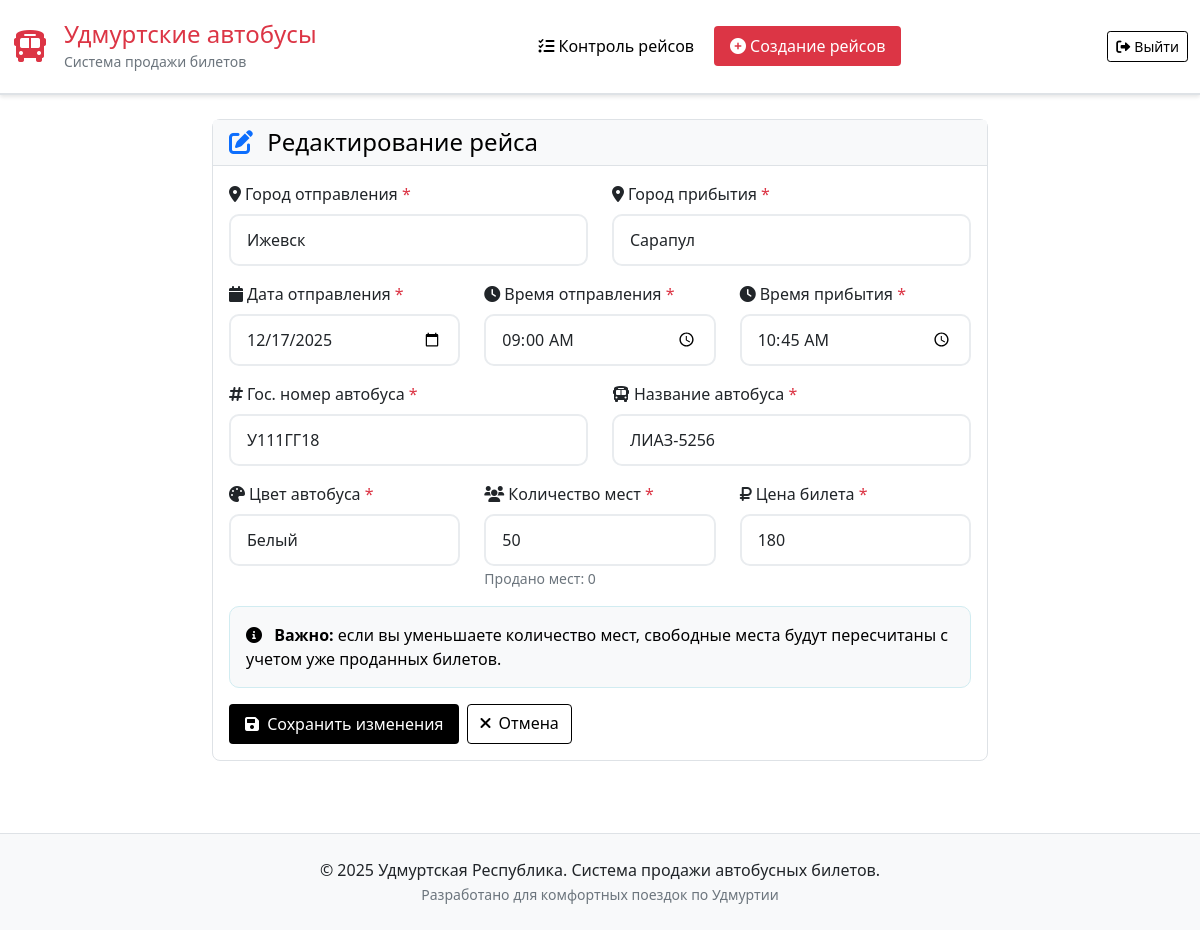
Screenshot of /dispatcher/trip/4/edit (signed in) with the database file from the repository.
### models.py (models this page shows)
class Trip(Base):
    __tablename__ = "trips"
    id = Column(Integer, primary_key=True, index=True)
    departure_city = Column(String, nullable=False)
    arrival_city = Column(String, nullable=False)
    departure_date = Column(Date, nullable=False)
    departure_time = Column(String, nullable=False)  # Format: HH:MM
    arrival_time = Column(String, nullable=False)    # Format: HH:MM
    bus_number = Column(String, nullable=False)      # Гос. номер автобуса
    bus_name = Column(String, nullable=False)        # Название автобуса
    bus_color = Column(String, nullable=False)       # Цвет автобуса
    total_seats = Column(Integer, nullable=False)
    available_seats = Column(Integer, nullable=False)
    price = Column(Float, default=0.0)
    is_active = Column(Integer, default=1)  # 1 = active, 0 = inactive
    created_at = Column(DateTime(timezone=True), server_default=func.now())
    updated_at = Column(DateTime(timezone=True), server_default=func.now(), onupdate=func.now())
    tickets = relationship("Ticket", back_populates="trip")

### main.py (the view)
@app.get("/dispatcher/trip/{trip_id}/edit", response_class=HTMLResponse)
async def edit_trip_page(
    request: Request,
    trip_id: int,
    db: Session = Depends(get_db),
    current_dispatcher: Dispatcher = Depends(get_current_dispatcher)
):
    trip = db.query(Trip).filter(Trip.id == trip_id).first()
    if not trip:
        raise HTTPException(status_code=404, detail="Trip not found")
    today = date.today()
    return templates.TemplateResponse("dispatcher_edit_trip.html", {
        "request": request,
        "trip": trip,
        "today": today
    })

### templates/dispatcher_edit_trip.html (shortened to what this page needs)
{% extends "base_udmurt.html" %}
{% block nav_items %}
    <li class="nav-item">
        <a class="nav-link" href="/dispatcher/trips">
            <i class="fas fa-list-check me-1"></i>Контроль рейсов
        </a>
    </li>
    <li class="nav-item">
        <a class="nav-link active" href="/dispatcher/create-trip">
            <i class="fas fa-plus-circle me-1"></i>Создание рейсов
        </a>
    </li>
{% endblock %}
{% block header_buttons %}
<div class="d-flex align-items-center">
    <form method="post" action="/dispatcher/logout" class="d-inline">
        <button type="submit" class="btn btn-outline-dark btn-sm">
            <i class="fas fa-sign-out-alt me-1"></i>Выйти
        </button>
    </form>
</div>
{% endblock %}
{% block content %}
<div class="row justify-content-center">
    <div class="col-lg-8">
        <div class="card">
            <div class="card-header">
                <h4 class="mb-0">
                    <i class="fas fa-edit text-primary me-2"></i>
                    Редактирование рейса
                </h4>
            </div>
            <div class="card-body">
                <form method="post">
                    <div class="row mb-3">
                        <div class="col-md-6">
                            <label for="departure_city" class="form-label">
                                <i class="fas fa-map-marker-alt me-1"></i>Город отправления <span class="text-danger">*</span>
                            </label>
                            <input type="text" class="form-control" id="departure_city" name="departure_city"
                                   value="{{ trip.departure_city }}" required>
                        </div>
                        <div class="col-md-6">
                            <label for="arrival_city" class="form-label">
                                <i class="fas fa-map-marker-alt me-1"></i>Город прибытия <span class="text-danger">*</span>
                            </label>
                            <input type="text" class="form-control" id="arrival_city" name="arrival_city"
                                   value="{{ trip.arrival_city }}" required>
                        </div>
                    </div>
                    <div class="row mb-3">
                        <div class="col-md-4">
                            <label for="departure_date" class="form-label">
                                <i class="fas fa-calendar me-1"></i>Дата отправления <span class="text-danger">*</span>
                            </label>
                            <input type="date" class="form-control" id="departure_date" name="departure_date"
                                   value="{{ trip.departure_date.isoformat() }}" min="{{ today.isoformat() }}" required>
                        </div>
                        <div class="col-md-4">
                            <label for="departure_time" class="form-label">
                                <i class="fas fa-clock me-1"></i>Время отправления <span class="text-danger">*</span>
                            </label>
                            <input type="time" class="form-control" id="departure_time" name="departure_time"
                                   value="{{ trip.departure_time }}" required>
                        </div>
                        <div class="col-md-4">
                            <label for="arrival_time" class="form-label">
                                <i class="fas fa-clock me-1"></i>Время прибытия <span class="text-danger">*</span>
                            </label>
                            <input type="time" class="form-control" id="arrival_time" name="arrival_time"
                                   value="{{ trip.arrival_time }}" required>
                        </div>
                    </div>
                    <div class="row mb-3">
                        <div class="col-md-6">
                            <label for="bus_number" class="form-label">
                                <i class="fas fa-hashtag me-1"></i>Гос. номер автобуса <span class="text-danger">*</span>
                            </label>
                            <input type="text" class="form-control" id="bus_number" name="bus_number"
                                   value="{{ trip.bus_number }}" required>
                        </div>
                        <div class="col-md-6">
                            <label for="bus_name" class="form-label">
                                <i class="fas fa-bus me-1"></i>Название автобуса <span class="text-danger">*</span>
                            </label>
                            <input type="text" class="form-control" id="bus_name" name="bus_name"
                                   value="{{ trip.bus_name }}" required>
                        </div>
                    </div>
                    <div class="row mb-3">
                        <div class="col-md-4">
                            <label for="bus_color" class="form-label">
                                <i class="fas fa-palette me-1"></i>Цвет автобуса <span class="text-danger">*</span>
                            </label>
                            <input type="text" class="form-control" id="bus_color" name="bus_color"
                                   value="{{ trip.bus_color }}" required>
                        </div>
                        <div class="col-md-4">
                            <label for="total_seats" class="form-label">
                                <i class="fas fa-users me-1"></i>Количество мест <span class="text-danger">*</span>
                            </label>
                            <input type="number" class="form-control" id="total_seats" name="total_seats"
                                   min="10" max="60" value="{{ trip.total_seats }}" required>
                            <small class="text-muted">Продано мест: {{ trip.total_seats - trip.available_seats }}</small>
                        </div>
                        <div class="col-md-4">
                            <label for="price" class="form-label">
                                <i class="fas fa-ruble-sign me-1"></i>Цена билета <span class="text-danger">*</span>
                            </label>
                            <input type="number" class="form-control" id="price" name="price"
                                   min="50" max="1000" step="10" value="{{ '%.0f'|format(trip.price) }}" required>
                        </div>
                    </div>
                    <div class="alert alert-info">
                        <i class="fas fa-info-circle me-2"></i>
                        <strong>Важно:</strong> если вы уменьшаете количество мест, свободные места будут пересчитаны с учетом уже проданных билетов.
                    </div>
                    <div class="d-flex gap-2">
                        <button type="submit" class="btn btn-primary">
                            <i class="fas fa-save me-1"></i>
                            Сохранить изменения
                        </button>
                        <a href="/dispatcher/trips" class="btn btn-outline-dark">
                            <i class="fas fa-times me-1"></i>
                            Отмена
                        </a>
                    </div>
                </form>
            </div>
        </div>
    </div>
</div>
{% endblock %}

### static/css/udmurt-style.css (style rules this page uses)
:root { --primary-bg: #FFFFFF; --secondary-bg: #F8F9FA; --text-color: #000000; --accent-red: #DC3545; --border-color: #DEE2E6; }
.main-nav .nav-link { color: var(--text-color) !important; border-radius: 4px; margin: 0 2px; font-weight: 500; }
.main-nav .nav-link.active { background-color: var(--accent-red); color: white !important; }
.card { border: 1px solid #dee2e6; border-radius: 8px; box-shadow: none; }
.card-header { background-color: var(--secondary-bg); color: var(--text-color); border-bottom: 1px solid var(--border-color); }
.btn-primary { background-color: var(--text-color); color: white; border: none; border-radius: 4px; padding: 8px 16px; font-weight: normal; }
.btn-outline-dark { border-color: var(--text-color); color: var(--text-color); }
.form-control { border-radius: 10px; border: 2px solid #e9ecef; padding: 12px 16px; font-size: 16px; }
@media (min-width: 769px) { .card { margin-bottom: 1.5rem; } }
.alert { border-radius: 10px; border: none; }
.alert-info { background-color: #f8f9fa; color: var(--text-color); border: 1px solid #d1ecf1; }

### rows the page displays
Trip: departure_city "Ижевск", arrival_city "Сарапул", departure_date "12/17/2025", departure_time "09:00", arrival_time "10:45", bus_number "У111ГГ18", bus_name "ЛИАЗ-5256", bus_color "Белый", total_seats "50", trip.total_seats-trip.available_seats "0", price "180"
